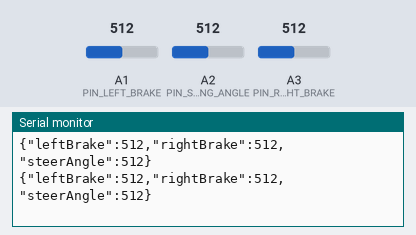
The sketch below on a simulated Arduino Uno, built with avr-gcc and run on an emulated ATmega328P. Shown: the last lines printed to the serial monitor. The test bench sets the inputs (shaded band); at power-on: A1 (PIN_LEFT_BRAKE) = 512, A2 (PIN_STEERING_ANGLE) = 512, A3 (PIN_RIGHT_BRAKE) = 512.

Above: at 1.2 s.
1.3 s: A1 (PIN_LEFT_BRAKE) set to 983
At 1.41 s:
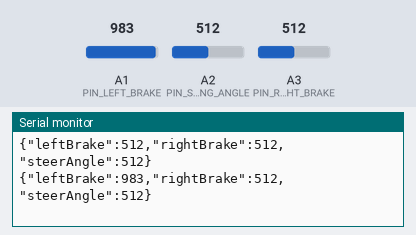
2.8 s: A1 (PIN_LEFT_BRAKE) set to 1012
At 2.87 s:
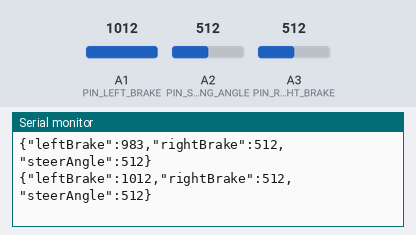
4.3 s: A2 (PIN_STEERING_ANGLE) set to 983
At 4.35 s:
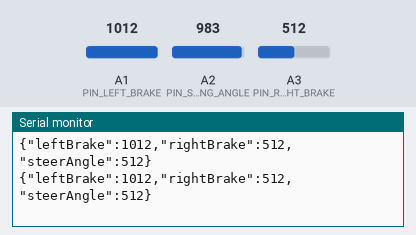
5.8 s: A2 (PIN_STEERING_ANGLE) set to 1009
At 5.84 s:
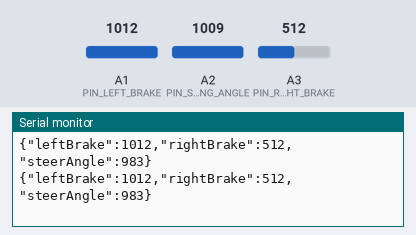
8.8 s: A3 (PIN_RIGHT_BRAKE) set to 108
At 8.87 s:
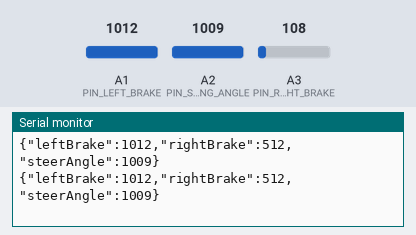
11.8 s: A3 (PIN_RIGHT_BRAKE) set to 89
At 11.9 s:
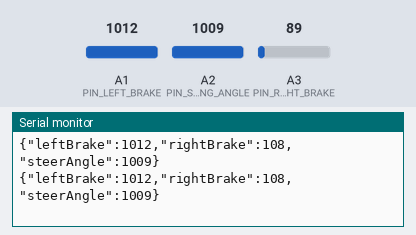
Timing chart, 0 to 14.8 s (numbered marks = the images above; inputs shaded):
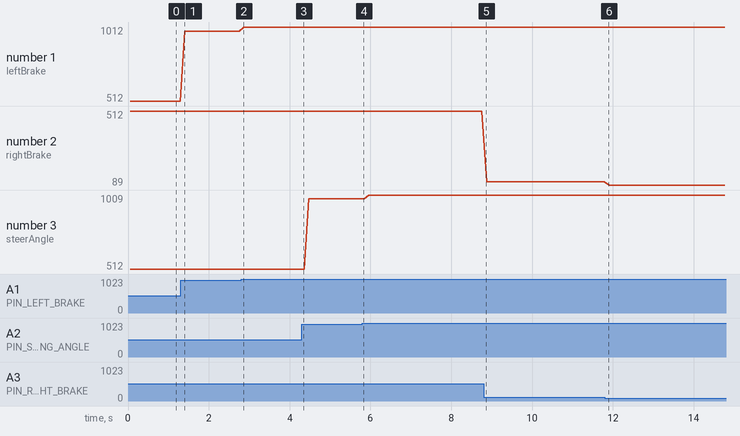

Measured:
- after the input at 1.3 s, the serial monitor: prints a new line after 0.11 s (image 1)
- after the input at 2.8 s, the serial monitor: prints a new line after 0.07 s (image 2)
- plotted number 1: 512 → 983 after the input at 1.3 s, 983 → 1012 after the input at 2.8 s
- plotted number 2: 512 → 108 after the input at 8.8 s, 108 → 89 after the input at 11.8 s
- plotted number 3: 983 → 1009 after the input at 5.8 s

The sketch:

GravityCarArduino.ino
```cpp
#include "GravityCar.h"

#define PIN_LEFT_BRAKE      A1
#define PIN_RIGHT_BRAKE     A3
#define PIN_STEERING_ANGLE  A2

#define PIN_BLUETOOTH_RX  2
#define PIN_BLUETOOTH_TX  3

#define SERIAL_BAUD_RATE    9600
#define INTERVAL            10

SoftwareSerial BTSerial(PIN_BLUETOOTH_RX, PIN_BLUETOOTH_TX);
GravityCar car(PIN_LEFT_BRAKE, PIN_RIGHT_BRAKE, PIN_STEERING_ANGLE);

long previousMillis = 0;

void setup() {
  Serial.begin(SERIAL_BAUD_RATE);
  BTSerial.begin(SERIAL_BAUD_RATE);
}

void loop() {
  car.writeSerialJson(BTSerial);
  delayMicroseconds(INTERVAL);
}
```

GravityCar.cpp
```cpp
#include "GravityCar.h"

GravityCar::GravityCar(int leftBrakePin, int rightBrakePin, int steeringAnglePin) {
  pinMode(leftBrakePin, INPUT);
  pinMode(rightBrakePin, INPUT);
  pinMode(steeringAnglePin, INPUT);

  mLeftBrakePin = leftBrakePin;
  mRightBrakePin = rightBrakePin;
  mSteeringAnglePin = steeringAnglePin;
}

void GravityCar::writeSerialJson(SoftwareSerial bluetooth) {
  document[JSON_LEFT_BRAKE_TAG] = getLeftBrake();
  document[JSON_RIGHT_BRAKE_TAG] = getRightBrake();
  document[JSON_STEERING_ANGLE_TAG] = getSteeringAngle();

  serializeJson(document, bluetooth);
  bluetooth.print("\n");
  bluetooth.flush();

  serializeJson(document, Serial);
  Serial.print("\n");
  Serial.flush();
}
```

GravityCar.h
```cpp
#ifndef __GRAVITY_CAR_H__
#define __GRAVITY_CAR_H__

#include <ArduinoJson.h>
#include <SoftwareSerial.h>
#include "Arduino.h"

#define JSON_BUFFER_SIZE          64
#define JSON_LEFT_BRAKE_TAG       "leftBrake"
#define JSON_RIGHT_BRAKE_TAG      "rightBrake"
#define JSON_STEERING_ANGLE_TAG   "steerAngle"

class GravityCar {
  public:
    GravityCar(int leftBrakePin, int rightBrakePin, int steeringAnglePin);

    void writeSerialJson(SoftwareSerial bluetooth);

    int getLeftBrake() const { return analogRead(mLeftBrakePin); }
    int getRightBrake() const { return analogRead(mRightBrakePin); }
    int getSteeringAngle() const { return analogRead(mSteeringAnglePin); }

  private:
    int mLeftBrakePin;
    int mRightBrakePin;
    int mSteeringAnglePin;

    StaticJsonDocument<JSON_BUFFER_SIZE> document;
};

#endif  /* __GRAVITY_CAR_H__ */
```
